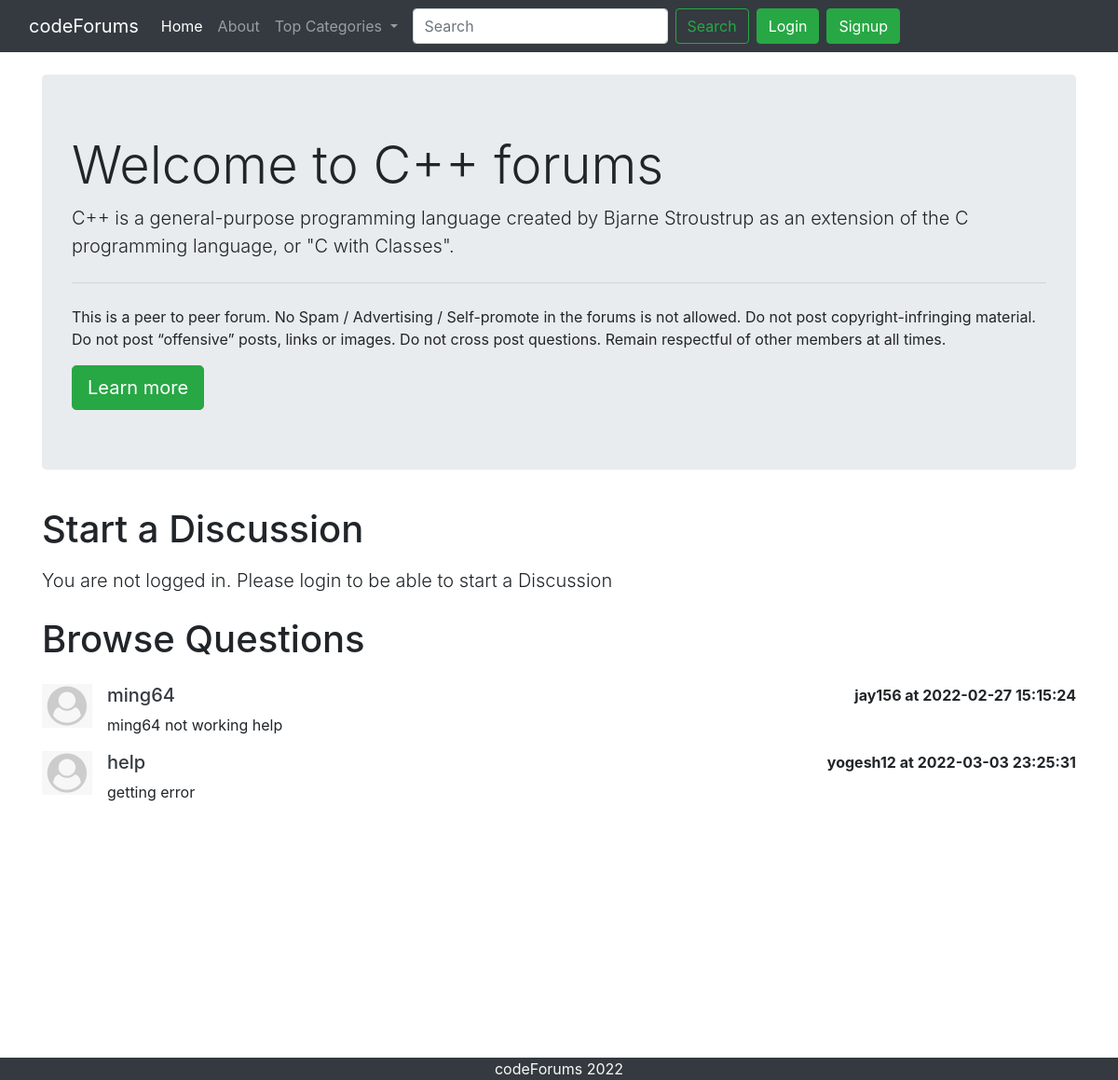
Page /threadlist.php?catid=5 on the committed database.
### tables this page shows
CREATE TABLE `categories` (
  `category_id` int(10) NOT NULL,
  `category_name` varchar(255) NOT NULL,
  `category_description` varchar(255) NOT NULL,
  `created` datetime NOT NULL
);

CREATE TABLE `threads` (
  `thread_id` int(7) NOT NULL,
  `thread_title` varchar(255) NOT NULL,
  `thread_desc` text NOT NULL,
  `thread_cat_id` int(7) NOT NULL,
  `thread_user_id` int(7) NOT NULL,
  `timestamp` datetime NOT NULL DEFAULT current_timestamp()
);

CREATE TABLE `users` (
  `sno` int(8) NOT NULL,
  `user_email` varchar(255) NOT NULL,
  `user_pass` varchar(255) NOT NULL,
  `timestamp` datetime NOT NULL DEFAULT current_timestamp()
);

### threadlist.php (the view, shortened to what this page needs)
<!doctype html>
<html lang="en">
<head>
    <link rel="stylesheet" href="https://stackpath.bootstrapcdn.com/bootstrap/4.5.0/css/bootstrap.min.css"
>
</head>
<body>
    <?php include '_dbconnect.php';?>
    <?php include '_header.php';?>
    <?php
    $id = $_GET['catid'];
    $sql = "SELECT * FROM `categories` WHERE category_id=$id";
    $result = mysqli_query($conn, $sql);
    while($row = mysqli_fetch_assoc($result)){
        $catname = $row['category_name'];
        $catdesc = $row['category_description'];
    }
    ?>
    <div class="container my-4">
        <div class="jumbotron">
            <h1 class="display-4">Welcome to <?php echo $catname;?> forums</h1>
            <p class="lead"> <?php echo $catdesc;?></p>
            <hr class="my-4">
            <p>This is a peer to peer forum. No Spam / Advertising / Self-promote in the forums is not allowed. Do not
                post copyright-infringing material. Do not post “offensive” posts, links or images. Do not cross post
                questions. Remain respectful of other members at all times.</p>
            <a class="btn btn-success btn-lg" href="#" role="button">Learn more</a>
        </div>
    </div>
    <?php
    if(isset($_SESSION['loggedin']) && $_SESSION['loggedin']==true){
    echo '<div class="container">
            <h1 class="py-2">Start a Discussion</h1>
            <form action="'. $_SERVER["REQUEST_URI"] . '" method="post">
                <div class="form-group">
                    <label for="exampleInputEmail1">Problem Title</label>
                    <input type="text" class="form-control" id="title" name="title" aria-describedby="emailHelp">
                    <small id="emailHelp" class="form-text text-muted">Keep your title as short and crisp as
                        possible</small>
                </div>
                <input type="hidden" name="sno" value="'. $_SESSION["sno"]. '">
                <div class="form-group">
                    <label for="exampleFormControlTextarea1">Ellaborate Your Concern</label>
                    <textarea class="form-control" id="desc" name="desc" rows="3"></textarea>
                </div>
                <button type="submit" class="btn btn-success">Submit</button>
            </form>
        </div>';
    }
    else{
        echo '
        <div class="container">
        <h1 class="py-2">Start a Discussion</h1>
           <p class="lead">You are not logged in. Please login to be able to start a Discussion</p>
        </div>
        ';
    }
    ?>
    <div class="container mb-5" id="ques">
        <h1 class="py-2">Browse Questions</h1>
    <?php
    $id = $_GET['catid'];
    $sql = "SELECT * FROM `threads` WHERE thread_cat_id=$id";
    $result = mysqli_query($conn, $sql);
    while($row = mysqli_fetch_assoc($result)){
        $id = $row['thread_id'];
        $title = $row['thread_title'];
        $desc = $row['thread_desc'];
        $thread_time = $row['timestamp'];
        $thread_user_id = $row['thread_user_id'];
        $sql2 = "SELECT user_email FROM `users` WHERE sno='$thread_user_id'";
        $result2 = mysqli_query($conn, $sql2);
        $row2 = mysqli_fetch_assoc($result2);
        echo '<div class="media my-3">
            <img src="user.png" width="54px" class="mr-3" alt="...">
            <div class="media-body">'.
             '<h5 class="mt-0"> <a class="text-dark" href="thread.php?threadid=' . $id. '">'. $title . ' </a></h5>
                '. $desc . ' </div>'.'<div class="font-weight-bold my-0"> ' . $row2['user_email']. ' at '. $thread_time. '</div>'.
        '</div>';
        }
    ?>
    </div>
    <?php include '_footer.php';?>
</body>
</html>

### threadlist.php (style rules this page uses)
#ques { min-height: 433px; }

### rows in the picture
categories: category_name "C++", category_description "C++ is a general-purpose programming language created by Bjarne Stroustrup as an extension of the C programming language, or \"C with Classes\"."
threads: thread_title "ming64", thread_desc "ming64 not working help", users.user_email "jay156", timestamp "2022-02-27 15:15:24"
threads: thread_title "help", thread_desc "getting error", users.user_email "yogesh12", timestamp "2022-03-03 23:25:31"
